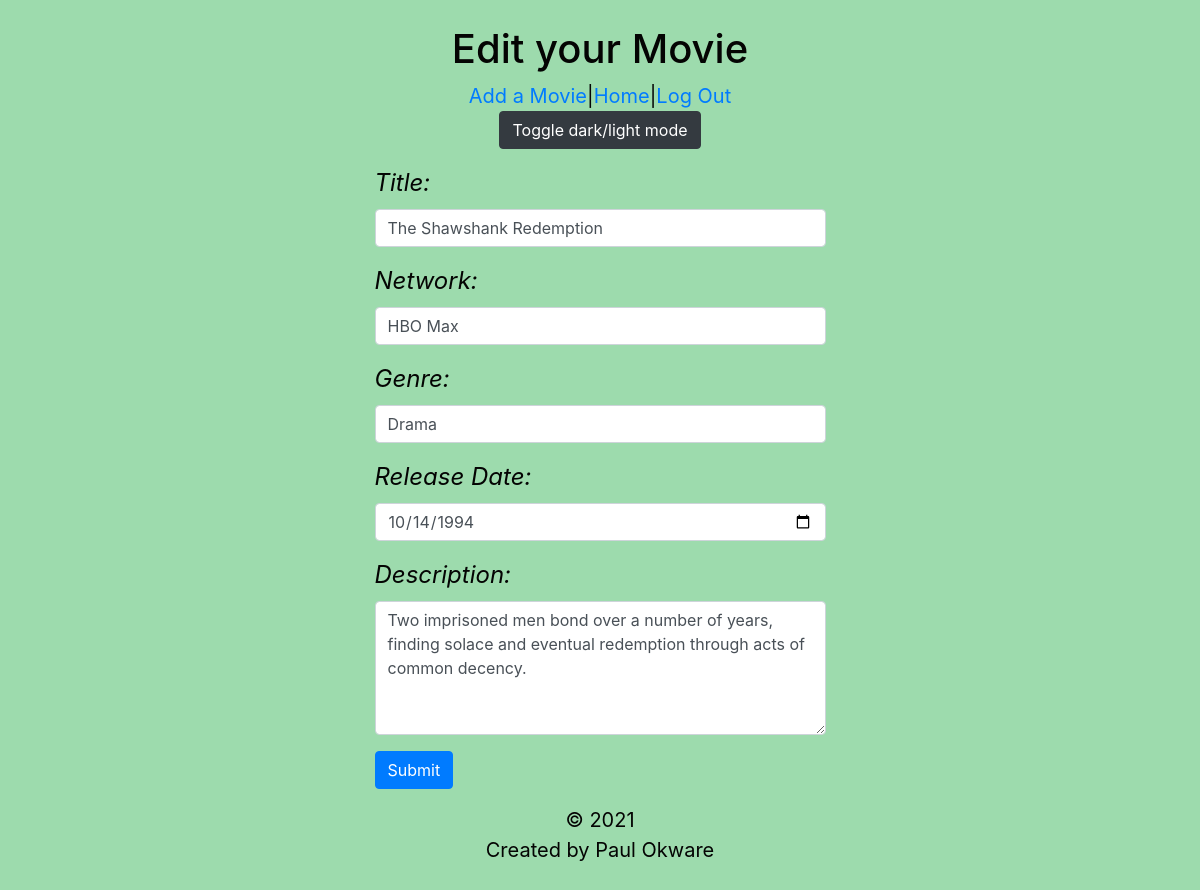
Screenshot of /dashboard/1/edit with the database file from the repository.
### soloProjectApp/models.py (models this page shows, shortened)
class Movie(models.Model):
    title = models.CharField(max_length=255)
    network = models.CharField(max_length=45)
    description = models.TextField(max_length=255)
    genre = models.CharField(max_length=45)
    release_date = models.DateTimeField()
    uploaded_by = models.ForeignKey(User,related_name ='movies_uploaded',on_delete=models.CASCADE)
    user_likes = models.ManyToManyField(User, related_name='liked_movies')
    created_at = models.DateTimeField(auto_now_add=True)
    updated_at = models.DateTimeField(auto_now=True)
    objects = MovieManager()

### soloProjectApp/views.py (the view)
# urls.py: path('dashboard/<int:movie_id>/edit',views.edit),
def edit(request, movie_id):
    one_movie = Movie.objects.get(id=movie_id)
    context = {
        'movie': one_movie
    }
    return render(request, 'editMovie.html',context)

### soloProjectApp/templates/editMovie.html (shortened to what this page needs)
<!DOCTYPE html>
<html lang="en">
<head>
    <link rel="stylesheet" href="https://cdn.jsdelivr.net/npm/bootstrap@4.6.0/dist/css/bootstrap.min.css">
    {% load static %}
    <link rel="stylesheet" href="{% static 'css/styles.css' %}">
</head>
<body>
    <header>
        <h1>Edit your Movie</h1>
        <nav>
        <a href="/new">Add a Movie</a>|<a href="/dashboard">Home</a>|<a href="/logout">Log Out</a>
        </nav>
        <button type="button" class="btn btn-dark" onclick="myFunction()">Toggle dark/light mode</button>
    </header>
    <div class="main">
        <form action="/dashboard/{{movie.id}}/update" method="POST">
            <div class="form-group">
                <label for="title">Title:</label>
                <input type="text" name="title" id="title" class="form-control" value="{{ movie.title}}" required>
            </div>
            <div class="form-group">
                <label for="network">Network:</label>
                <input type="text" name="network" id="network" class="form-control" value="{{ movie.network}}"required>
            </div>
            <div class= "form-group">
                <label for="genre">Genre:</label>
                <input type="text" name="genre" id="genre" class="form-control" value="{{movie.genre}}" required>
            </div>
            <div class="form-group">
                <label for="release_date">Release Date:</label>
                <input type="date" name="release_date" id="release_date" class="form-control" value="{{ movie.release_date|date:'Y-m-d'}}"required>
            </div>
            <div class="form-group">
                <label for="description">Description:</label>
                <textarea name="description" id="description" cols="40" rows="5" class="form-control"value="{{ movie.description}}"required>{{ movie.description}}</textarea>
            </div>
            <button class="btn btn-primary">Submit</button>
        </form>
    </div>
</body>
<footer>
    &copy; <span id="year">2021</span>
    <p>Created by Paul Okware</p>
</footer>
</html>

### soloProjectApp/static/css/styles.css (style rules this page uses)
body { margin: 0; padding: 25px; background-color: #9DDBAD; background-image: url("https://www.transparenttextures.com/patterns/purty-wood.png"); color: #040403; font-size: 20px; }
.main { display: flex; flex-direction: column; justify-content: space-evenly; align-items: center; padding: 1rem; }
header { text-align: center; }
footer { text-align: center; }
label { font-style: italic ; font-size: x-large; }
input { border-radius: 50%; }

### rows the page displays
Movie: title "The Shawshank Redemption", network "HBO Max", genre "Drama", release_date "10/14/1994", description "Two imprisoned men bond over a number of years, finding solace and eventual redemption through acts of common decency."
